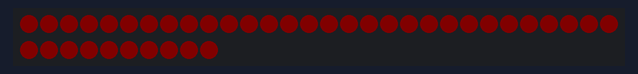
A sketch run on a simulated Arduino Uno, built with avr-gcc and run on an emulated ATmega328P. Shown: 40 RGB LEDs in strip order, left to right, continuing on the next row. Dim RGB values are drawn brighter than linear.

Above: at 0.53 s.
At 14.22 s:
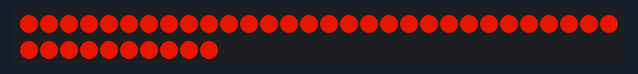
At 38.45 s:
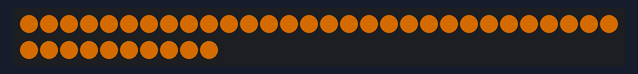

The sketch:

Sam_Staff_Effect.ino
```cpp
#include "Color_Struct.h"
#include "Adafruit_NeoPixel.h"
#define LEDPIN 6 // connect the Data from the strip to this pin on the Arduino
#define NUMBER_PIEXELS 40 // the number of pixels in your LED strip
Adafruit_NeoPixel strip = Adafruit_NeoPixel(NUMBER_PIEXELS, LEDPIN, NEO_GRB + NEO_KHZ800);

int waitTime = 5;
int pause = 500;
int StaffBrightlevel = 40;
int StaffBright = StaffBrightlevel;

void setup() {
  strip.begin();
}


void loop() {
  Color red = Color(255, 0, 0), orange = Color(255,128,0), yellow = Color(255,200,0), blank = Color(0,0,0), dimred = Color(63, 0, 0), midred = Color(126, 0, 0), dimorange = Color(63, 32, 0), midorange = Color(126, 64, 0), dimyellow = Color(64, 30, 0), midyellow = Color(128, 50, 0);

if (millis()<200) {
  performStripFade(blank, red, waitTime);

  }

  performStripFade(red, orange, waitTime);
  performStripFade(orange, dimyellow, waitTime);
  brighter();
  performStripFade(dimyellow, dimred, waitTime);
  performStripFade(dimred, red, waitTime);
  performStripFade(red, midorange, waitTime);
  performStripFade(midorange, dimred, waitTime);
  dimmer();
  performStripFade(dimred, orange, waitTime);
  performStripFade(orange, midyellow, waitTime);
  performStripFade(midyellow, red, waitTime);


}


Color crossfade(Color color1, Color color2, byte position) {
  return Color(
    color1.Red + ((int)color2.Red - color1.Red) * position / 255,

    color1.Green + ((int)color2.Green - color1.Green) * position / 255,
    color1.Blue + ((int)color2.Blue - color1.Blue) * position / 255);
}
Color crossfadeg(Color start, Color end, float position, float gamma) {
  position /= 255;
  float powStartRed = pow(start.Red / 255.0, gamma), powStartGreen = pow(start.Green / 255.0, gamma), powStartBlue = pow(start.Blue, gamma);
  return Color(
    pow(powStartRed + (pow(end.Red / 255.0, gamma) - powStartRed) * position, 1 / gamma) * 255,
    pow(powStartGreen + (pow(end.Green / 255.0, gamma) - powStartGreen) * position, 1 / gamma) * 255,
    pow(powStartBlue + (pow(end.Blue / 255.0, gamma) - powStartBlue) * position, 1 / gamma) * 255);
}

void performStripFade(Color color1, Color color2, byte wait) {
  for (byte position = 0; position < 255; position++) {
    setStripColor(strip, crossfadeg(color1, color2, position, .5));
    strip.show();
    if (position != 255) delay(wait); // Don't delay after the very last update because the next fade will immediately set the same color and delay after it.
  }
}

void setStripColor(Adafruit_NeoPixel& strip, Color color) {
  for (byte i = 0; i < NUMBER_PIEXELS; i++)
    strip.setPixelColor(i, color.Red, color.Green, color.Blue);
}

void brighter() {

  if (StaffBright < 100) {
    StaffBright++;
    strip.show();
  }
}
void dimmer() {

  if (StaffBright > StaffBrightlevel) {
    StaffBright--;
    strip.show();
  }
}
```

Color_Struct.h
```cpp
#include "Arduino.h"
// The struct type definition has to come before the first function in the file- it could be put in Color.h and included
struct Color {
  byte Red, Green, Blue;

  Color(byte red, byte green, byte blue)
    : Red(red), Green(green), Blue(blue)
  { }
};
```
